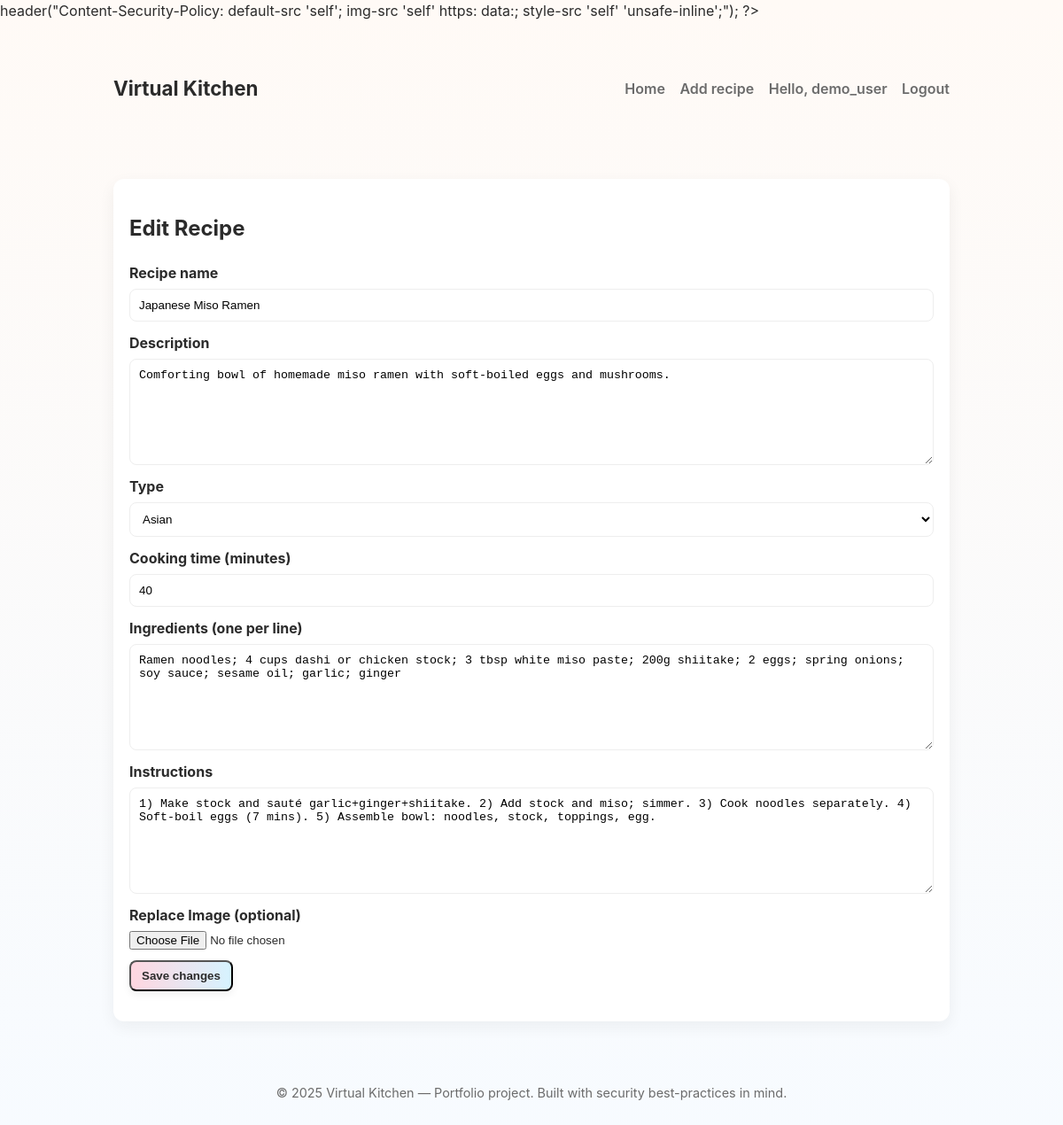
/edit_recipe.php?rid=1 (signed in), run on the app's committed database.
### tables this page shows
CREATE TABLE users (
  uid INT AUTO_INCREMENT PRIMARY KEY,
  username VARCHAR(50) NOT NULL UNIQUE,
  password VARCHAR(255) NOT NULL,
  email VARCHAR(150) NOT NULL UNIQUE,
  created_at TIMESTAMP DEFAULT CURRENT_TIMESTAMP
);

CREATE TABLE recipes (
  rid INT AUTO_INCREMENT PRIMARY KEY,
  name VARCHAR(150) NOT NULL,
  description VARCHAR(500) NOT NULL,
  type ENUM('French','Italian','Chinese','Indian','Mexican','others','Asian') NOT NULL DEFAULT 'others',
  cookingtime INT NOT NULL,
  ingredients TEXT NOT NULL,
  instructions TEXT NOT NULL,
  image VARCHAR(255) DEFAULT NULL,
  uid INT NOT NULL,
  created_at TIMESTAMP DEFAULT CURRENT_TIMESTAMP,
  FOREIGN KEY (uid) REFERENCES users(uid) ON DELETE CASCADE
);

### inc/functions.php (called while the page is built, shortened)
<?php
require_once __DIR__ . '/config.php';
function e(string $s): string {
    return htmlspecialchars($s, ENT_QUOTES | ENT_SUBSTITUTE, 'UTF-8');
}
function db(): PDO {
    global $pdo;
    return $pdo;
}
function currentUser(): ?array {
    $pdo = db();
    $stmt = $pdo->prepare('SELECT uid, username, email FROM users WHERE uid = :uid');
    $stmt->execute(['uid' => $_SESSION['user_id']]);
    return $stmt->fetch() ?: null;
}

### edit_recipe.php (the view, shortened to what this page needs)
<?php
require_once __DIR__ . '/inc/header.php';
$pdo = db();
$rid = intval($_GET['rid'] ?? 0);
$stmt = $pdo->prepare('SELECT * FROM recipes WHERE rid = :rid');
$stmt->execute(['rid' => $rid]);
$recipe = $stmt->fetch();
?>
<div class="card">
  <h2>Edit Recipe</h2>
  <form method="post" action="edit_recipe.php?rid=<?= $rid ?>" enctype="multipart/form-data">
    <div class="form-group">
      <label>Recipe name</label>
      <input type="text" name="name" required value="<?= e($_POST['name'] ?? $recipe['name']) ?>">
    </div>
    <div class="form-group">
      <label>Description</label>
      <textarea name="description" required><?= e($_POST['description'] ?? $recipe['description']) ?></textarea>
    </div>
    <div class="form-group">
      <label>Type</label>
      <select name="type">
        <?php foreach (['Asian','Chinese','Indian','Italian','French','Mexican','others'] as $t): ?>
          <option value="<?= e($t) ?>" <?= (($t === ($_POST['type'] ?? $recipe['type'])) ? 'selected' : '') ?>><?= e($t) ?></option>
        <?php endforeach; ?>
      </select>
    </div>
    <div class="form-group">
      <label>Cooking time (minutes)</label>
      <input type="number" name="cookingtime" min="1" max="1000" required value="<?= e($_POST['cookingtime'] ?? $recipe['cookingtime']) ?>">
    </div>
    <div class="form-group">
      <label>Ingredients (one per line)</label>
      <textarea name="ingredients" required><?= e($_POST['ingredients'] ?? $recipe['ingredients']) ?></textarea>
    </div>
    <div class="form-group">
      <label>Instructions</label>
      <textarea name="instructions" required><?= e($_POST['instructions'] ?? $recipe['instructions']) ?></textarea>
    </div>
    <div class="form-group">
      <label>Replace Image (optional)</label>
      <input type="file" name="image" accept="image/*">
    </div>
    <button class="btn" type="submit">Save changes</button>
  </form>
</div>
<?php require_once __DIR__ . '/inc/footer.php'; ?>

### inc/header.php (shortened to what this page needs)
<?php
require_once __DIR__ . '/functions.php';
$user = currentUser();
?>
<!doctype html>
<html lang="en">
<head>
  <link rel="stylesheet" href="/css/styles.css">
</head>
<body>
  <header class="site-header">
    <div class="container header-inner">
      <h1 class="site-title"><a href="/index.php">Virtual Kitchen</a></h1>
      <nav class="site-nav">
        <a href="/index.php">Home</a>
        <?php if ($user): ?>
          <a href="/add_recipe.php">Add recipe</a>
          <span class="muted">Hello, <?= e($user['username']) ?></span>
          <a href="/logout.php">Logout</a>
        <?php else: ?>
          <a href="/register.php">Register</a>
          <a href="/login.php">Login</a>
        <?php endif; ?>
      </nav>
    </div>
  </header>
  <main class="container">

### css/styles.css (style rules this page uses)
:root { --bg: #fffaf6; --card: #fff; --accent: #ffd6e0; --muted: #6b6b6b; --text: #2b2b2b; --shadow: rgba(28,28,28,0.06); --glass: rgba(255,255,255,0.7); }
* { box-sizing:border-box }
body { font-family: Inter, ui-sans-serif, system-ui, -apple-system, "Segoe UI", Roboto, "Helvetica Neue", Arial; background: linear-gradient(180deg, #fffaf6 0%, #f7fbff 100%); color:var(--text); margin:0; line-height:1.5; }
.container { max-width:980px;margin:26px auto;padding:0 18px; }
.site-header { background:transparent;padding:12px 0; }
.header-inner { display:flex;align-items:center;justify-content:space-between; }
.site-title a { color:var(--text);text-decoration:none;font-size:1.4rem;font-weight:700; }
.site-nav a { margin-left:12px;color:var(--muted);text-decoration:none;font-weight:600; }
.site-nav .muted { margin-left:12px;color:var(--muted);font-weight:600; }
.card { background:var(--card); border-radius:12px; box-shadow:0 6px 18px var(--shadow); padding:18px; margin-bottom:18px; }
.btn { display:inline-block;padding:8px 12px;border-radius:8px;text-decoration:none;font-weight:600; background:linear-gradient(90deg,#ffd6e0,#d6f3ff);color:var(--text); box-shadow:0 4px 10px rgba(0,0,0,0.06); }
.form-group { margin-bottom:12px }
label { display:block;font-weight:700;margin-bottom:6px }
input[type="text"], input[type="email"], input[type="number"], textarea, select { width:100%;padding:10px;border-radius:8px;border:1px solid #eee;background:var(--glass); }
textarea { min-height:120px }

### data on the page
users: username "demo_user"
recipes: name "Japanese Miso Ramen", description "Comforting bowl of homemade miso ramen with soft-boiled eggs and mushrooms.", cookingtime "40", ingredients "Ramen noodles; 4 cups dashi or chicken stock; 3 tbsp white miso paste; 200g shiitake; 2 eggs; spring onions; soy sauce; sesame oil; garlic; ginger", instructions "1) Make stock and sauté garlic+ginger+shiitake. 2) Add stock and miso; simmer. 3) Cook noodles separately. 4) Soft-boil eggs (7 mins). 5) Assemble bowl: noodles, stock, toppings, egg."

### other printed values
form field type "Asian"
